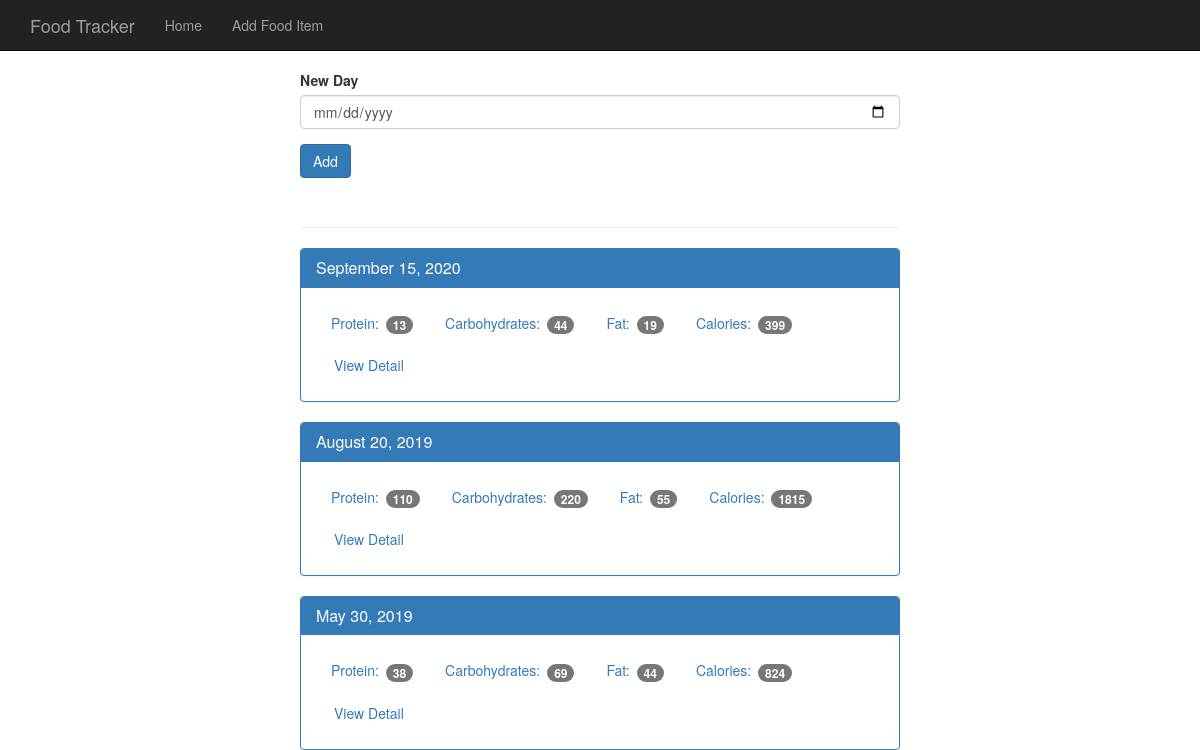
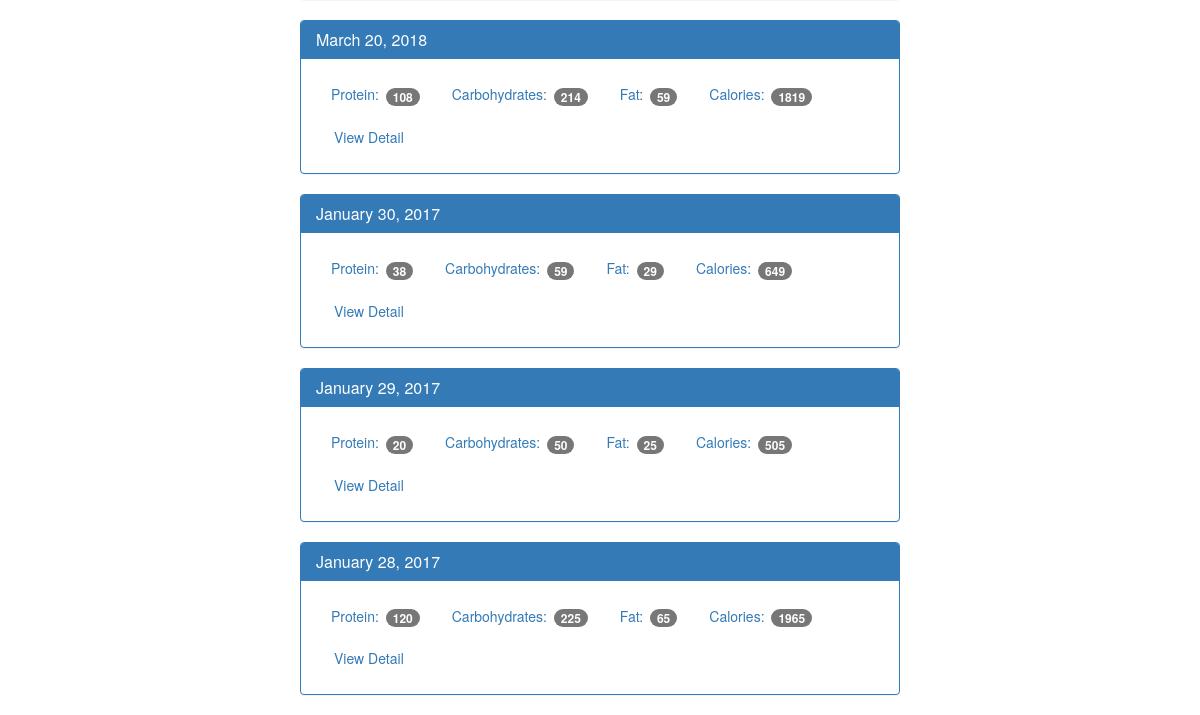
Before: / with the older database file (2 pictures, top to bottom).
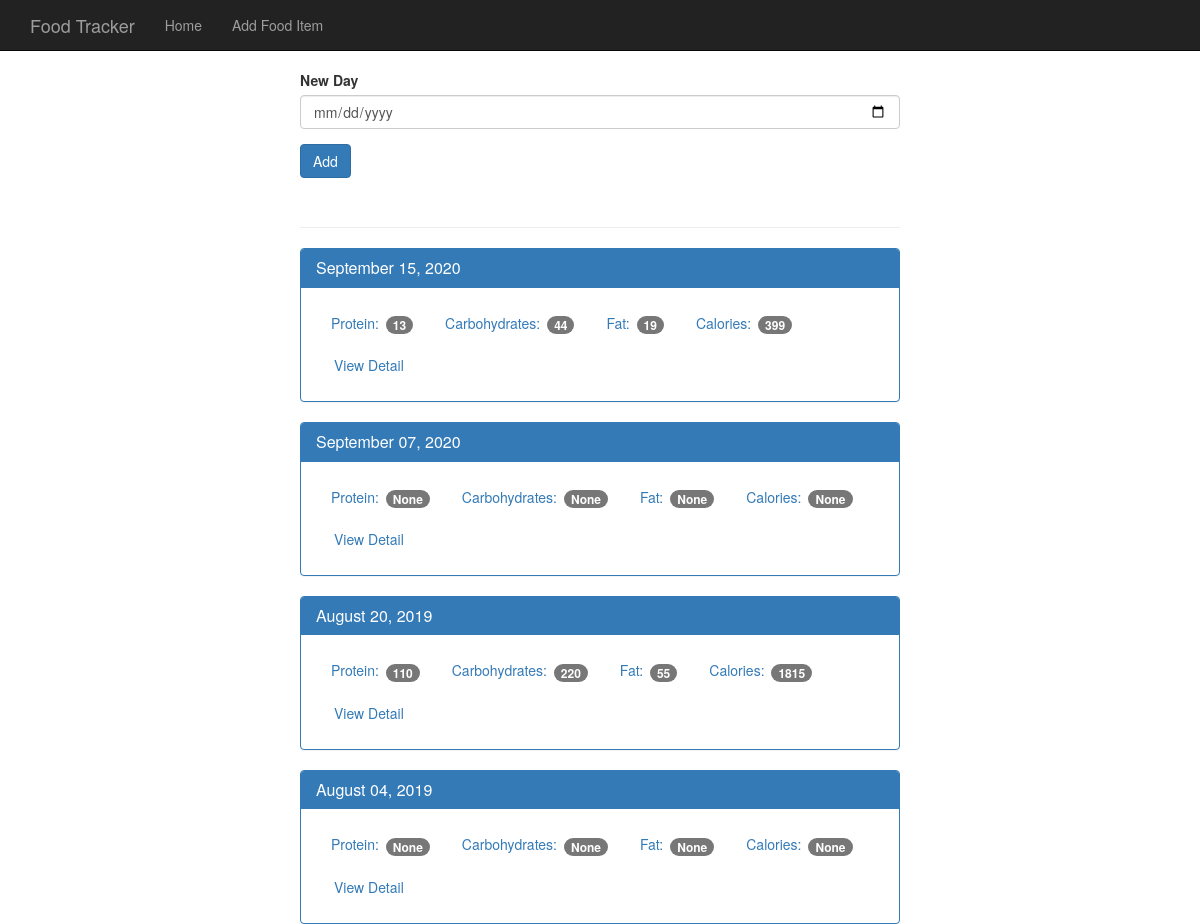
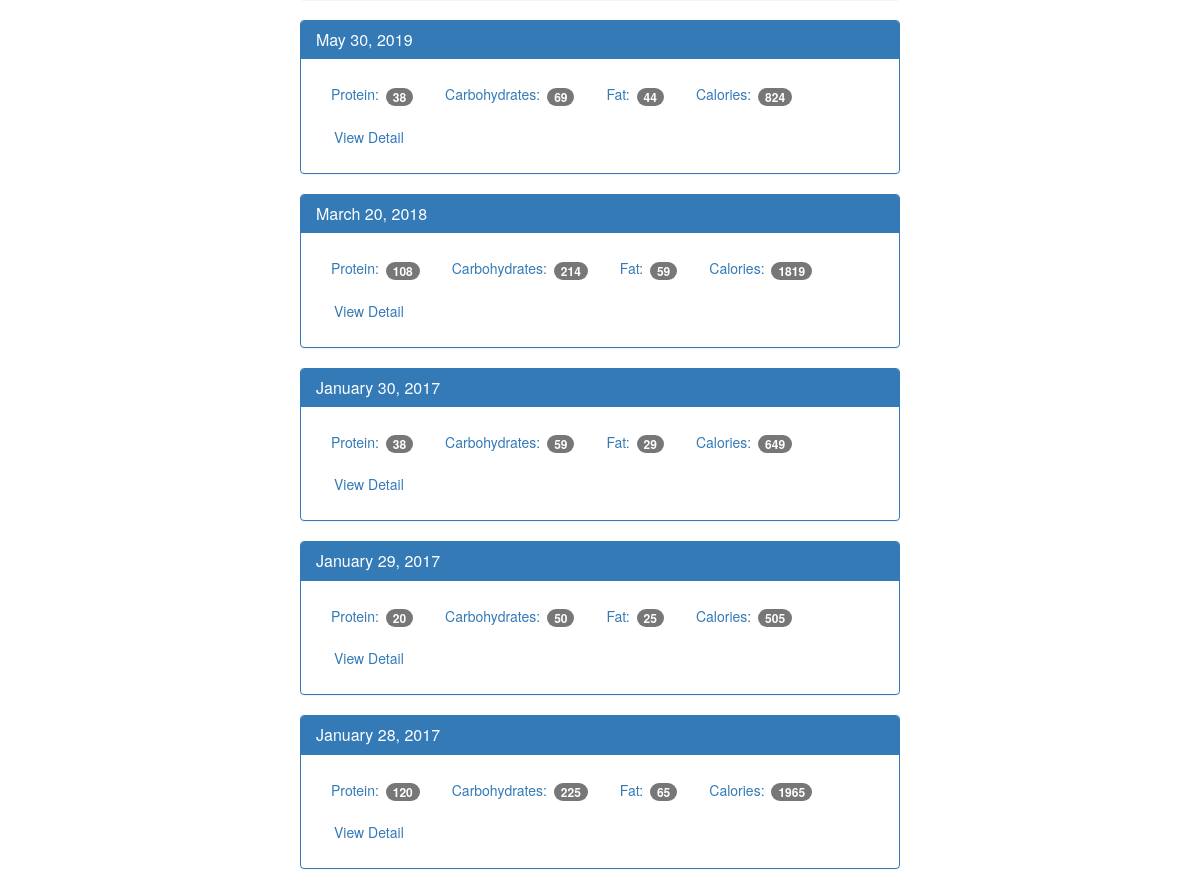
After: the same page with the newer database file (2 pictures, top to bottom).
### tables this page shows
CREATE TABLE log_date (
    id integer primary key autoincrement,
    entry_date date not null
);

### app.py (the view, shortened to what this page needs)
@app.route('/', methods=['GET', 'POST'])
def index():
    db = get_db()
    """
    cur = db.execute('select log_date.entry_date, sum(food.protein) as protein, '
                     'sum(food.carbohydrates) as carbohydrates, sum(food.fat) as fat, sum(food.calories) as calories '
                     'from food_date join log_date on log_date.id = food_date.log_date_id '
                     'join food on food.id = food_date.food_id '
                     'group by log_date.id '
                     'union '
                     'select log_date.entry_date, 0, 0, 0, 0 from log_date '
                     'where log_date.id not in (select log_date.id from food_date join log_date on '
                     'food_date.log_date_id = log_date.id) '
                     'order by log_date.entry_date desc')
    """
    cur = db.execute('select '
                     'log_date.entry_date, '
                     'sum(food.protein) as protein, '
                     'sum(food.carbohydrates) as carbohydrates, '
                     'sum(food.fat) as fat, '
                     'sum(food.calories) as calories '
                     'from '
                     'log_date '
                     'left join food_date on food_date.log_date_id = log_date.id '
                     'left join food on food.id = food_date.food_id '
                     'group by log_date.id order by log_date.entry_date desc')
    results = cur.fetchall()
    date_results = []
    for i in results:
        single_date = {'entry_date': i['entry_date'], 'protein': i['protein'], 'carbohydrates': i['carbohydrates'],
                       'fat': i['fat'], 'calories': i['calories']}
        d = datetime.strptime(str(i['entry_date']), '%Y%m%d')  # parse date from string
        single_date['pretty_date'] = datetime.strftime(d, '%B %d, %Y')  # format date to pretty format
        date_results.append(single_date)
    return render_template('home.html', results=date_results)

### database.py (called while the page is built)
def connect_db():
    sql = sqlite3.connect('d:\\dev\\python\\display_all_foods\\food_log.db')
    sql.row_factory = sqlite3.Row
    return sql

def get_db():
    if not hasattr(g, 'sqlite_db'):
        g.sqlite_db = connect_db()
    return g.sqlite_db

### templates/home.html
{% extends "base.html" %}
{% block body %}
{% include "top_nav.html" %}
<div class="container theme-showcase col-sm-6 col-sm-offset-3" role="main">
    <div class="row">
        <div>
            <form method="POST" action="/">
                <div class="form-group">
                    <label for="new-day">New Day</label>
                    <input type="date" class="form-control" id="new-day" name="date">
                </div>
                <button type="submit" class="btn btn-primary">Add</button>
            </form>
            <div class="page-header"></div>
            {% for r in results %}
            <div class="panel panel-primary">
                <div class="panel-heading">
                    <h3 class="panel-title">{{ r.pretty_date }}</h3>
                </div>
                <div class="panel-body">
                    <ul class="nav nav-pills" role="tablist">
                        <li><a>Protein: <span class="badge">{{ r.protein }}</span></a></li>
                        <li><a>Carbohydrates: <span class="badge">{{ r.carbohydrates }}</span></a></li>
                        <li><a>Fat: <span class="badge">{{ r.fat }}</span></a></li>
                        <li><a>Calories: <span class="badge">{{ r.calories }}</span></a></li>
                        <li><a href="{{ url_for('view', date=r.entry_date) }}" type="button" class="btn btn-link">View
                            Detail</a></li>
                    </ul>
                </div>
            </div>
            {% endfor %}
        </div>
    </div>
</div>
{% endblock %}

### templates/base.html (shortened to what this page needs)
<!DOCTYPE html>
<html lang="en">
<head>
    <link href="{{ url_for('static', filename='bootstrap.min.css') }}" rel="stylesheet">
    <link href="{{ url_for('static', filename='theme.css') }}" rel="stylesheet">
</head>
<body>
{% block body %}{% endblock %}
</body>
</html>

### templates/top_nav.html
<nav class="navbar navbar-inverse navbar-fixed-top">
    <div class="container">
        <div class="navbar-header">
            <a class="navbar-brand" href="{{ url_for('index') }}">Food Tracker</a>
        </div>
        <div id="navbar" class="navbar-collapse collapse">
            <ul class="nav navbar-nav">
                <li><a href="{{ url_for('index') }}">Home</a></li>
                <li><a href="{{ url_for('food') }}">Add Food Item</a></li>
            </ul>
        </div>
    </div>
</nav>

### static/theme.css (style rules this page uses)
body { padding-top: 70px; padding-bottom: 30px; }

Changed rows visible on the page:
added log_date: pretty_date "September 07, 2020", protein "None", carbohydrates "None", fat "None", calories "None"
added log_date: pretty_date "August 04, 2019", protein "None", carbohydrates "None", fat "None", calories "None"
